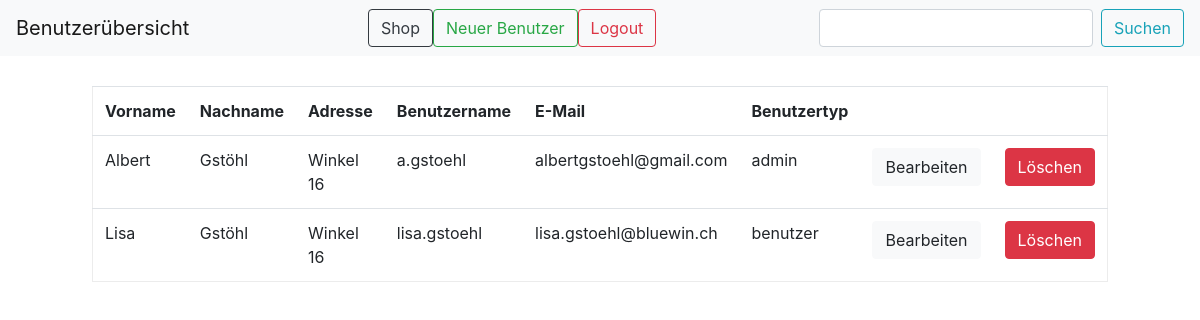
The app's page /onlineshop/benutzeruebersicht.php (signed in) with its own data.
### tables this page shows
CREATE TABLE `benutzer` (
  `benutzerID` int(11) NOT NULL,
  `vorname` varchar(30) NOT NULL,
  `nachname` varchar(30) NOT NULL,
  `adresse` varchar(30) NOT NULL,
  `benutzername` varchar(30) NOT NULL,
  `email` varchar(40) NOT NULL,
  `benutzertyp` varchar(30) NOT NULL,
  `passwort` varchar(200) NOT NULL
);

### onlineshop/benutzerliste.php (the view, shortened to what this page needs)
<?php
    include("dbconnect.php");
    if(isset($_POST['search'])){
      $suchtext = $_POST['search'];
      $result = $conn->query("SELECT * FROM `benutzer` WHERE vorname LIKE '%$suchtext%'");
    }else{
      $result = $conn->query("SELECT * FROM `benutzer`");
    }
    if ($result->num_rows > 0) {
        echo "<table class='table'>";
        echo "<tr>";
        echo "<th>Vorname</th>";
        echo "<th>Nachname</th>";
        echo "<th>Adresse</th>";
        echo "<th>Benutzername</th>";
        echo "<th>E-Mail</th>";
        echo "<th>Benutzertyp</th>";
        echo "<th></th>";
        echo "<th></th>";
        echo "</tr>";
        while ($row = $result->fetch_assoc()) {
            $id = $row["benutzerID"];
            $vorname = mysqli_real_escape_string($conn,$row["vorname"]);
            $nachname = mysqli_real_escape_string($conn,$row["nachname"]);
            $adresse = mysqli_real_escape_string($conn,$row["adresse"]);
            $benutzername = mysqli_real_escape_string($conn,$row["benutzername"]);
            $email = mysqli_real_escape_string($conn,$row["email"]);
            $benutzertyp = mysqli_real_escape_string($conn,$row["benutzertyp"]);
            echo "<tr>";
            echo "<td>".$vorname."</td>";
            echo "<td>".$nachname."</td>";
            echo "<td>".$adresse."</td>";
            echo "<td>".$benutzername."</td>";
            echo "<td>".$email."</td>";
            echo "<td>".$benutzertyp."</td>";
            echo "<td><a href='benutzer_editieren.php?id=".$id."' class='btn btn-light edit' role='button'>Bearbeiten</a></td>";
            echo "<td><a href='benutzer_loeschen.php?id=".$id."' class='btn btn-danger edit red' role='button'>Löschen</a></td>";
            echo "</tr>";
        }
        echo "</table>";
      } else {
        echo "Keine Daten verfügbar";
        sleep(3);
      }
?>

### onlineshop/css/style.css (style rules this page uses)
.table { width: 70%; margin-top: 30px; margin-left: auto; margin-right: auto; border: 1px solid #ececec; border-collapse: collapse; }

### records on screen
benutzer: vorname "Albert", nachname "Gstöhl", adresse "Winkel 16", benutzername "a.gstoehl", email "albertgstoehl@gmail.com", benutzertyp "admin"
benutzer: vorname "Lisa", nachname "Gstöhl", adresse "Winkel 16", benutzername "lisa.gstoehl", email "lisa.gstoehl@bluewin.ch", benutzertyp "benutzer"
